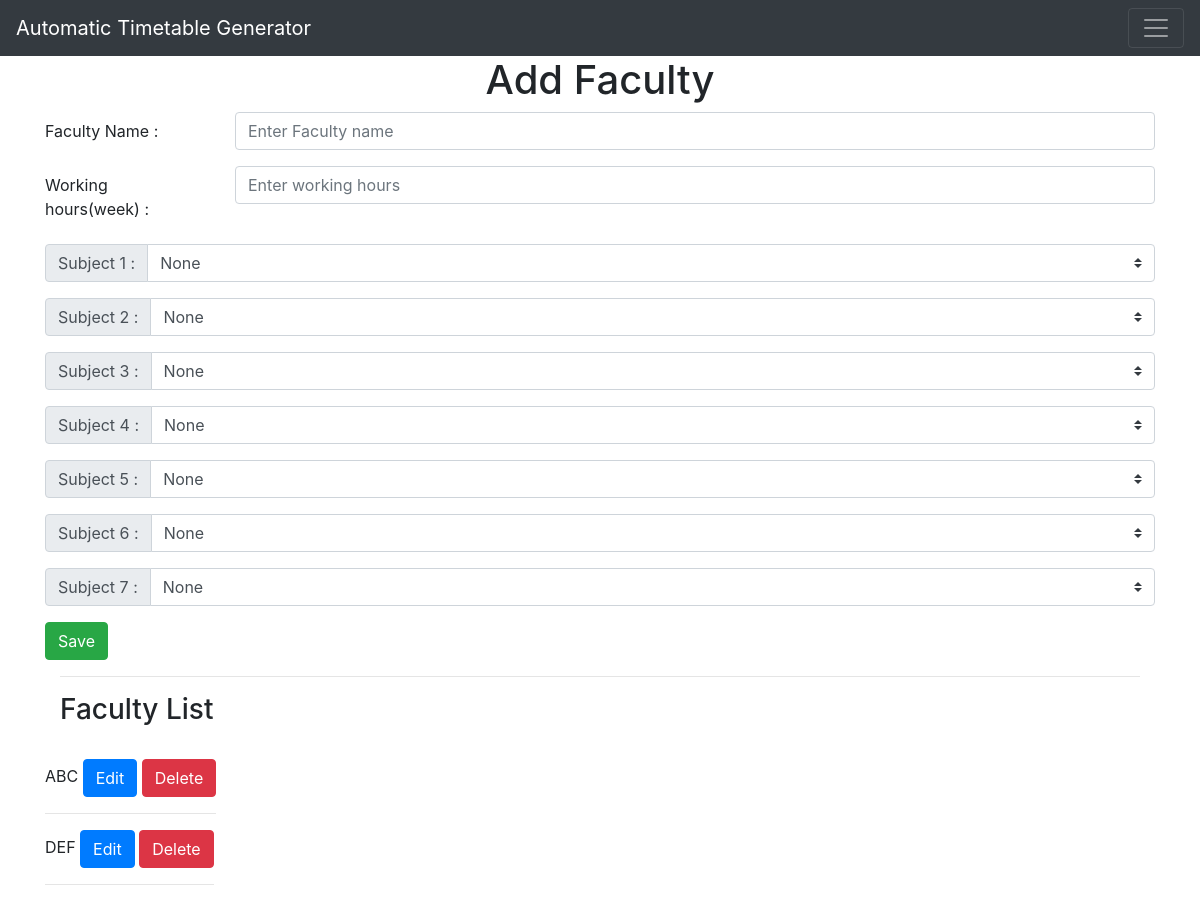
The page /add-faculty on the database as committed earlier.
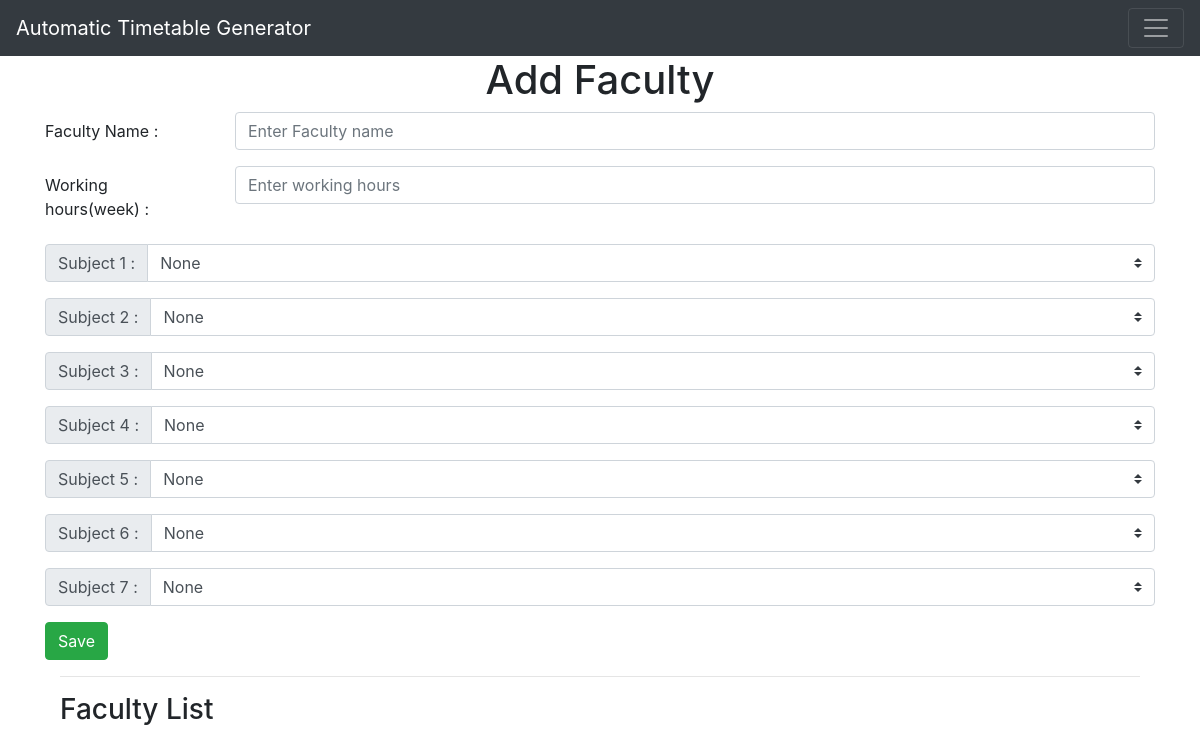
The same page on the database as committed later.
### app.py (models this page shows, shortened)
class Faculty(db.Model):
    faculty_id = db.Column(db.Integer, primary_key=True)
    faculty_name = db.Column(db.String(40), nullable=False)
    faculty_hours = db.Column(db.Integer, nullable=False)
    faculty_subject1 = db.Column(db.String(40), default='None')
    faculty_subject2 = db.Column(db.String(40), default='None')
    faculty_subject3 = db.Column(db.String(40), default='None')
    faculty_subject4 = db.Column(db.String(40), default='None')
    faculty_subject5 = db.Column(db.String(40), default='None')
    faculty_subject6 = db.Column(db.String(40), default='None')
    faculty_subject7 = db.Column(db.String(40), default='None')

### app.py (the view)
@app.route('/add-faculty', methods=['GET','POST'])
def add_faculty():
    if request.method == "POST":
        faculty_name = request.form['faculty_name']
        faculty_hours = request.form['faculty_hours']
        faculty_subject1 = request.form.get('faculty_subject1')
        faculty_subject2 = request.form.get('faculty_subject2')
        faculty_subject3 = request.form.get('faculty_subject3')
        faculty_subject4 = request.form.get('faculty_subject4')
        faculty_subject5 = request.form.get('faculty_subject5')
        faculty_subject6 = request.form.get('faculty_subject6')
        faculty_subject7 = request.form.get('faculty_subject7')
        new_faculty = Faculty(faculty_name=faculty_name, faculty_hours=faculty_hours, faculty_subject1=faculty_subject1, faculty_subject2=faculty_subject2, faculty_subject3=faculty_subject3, faculty_subject4=faculty_subject4, faculty_subject5=faculty_subject5, faculty_subject6=faculty_subject6, faculty_subject7=faculty_subject7)
        db.session.add(new_faculty) # added for this session only
        db.session.commit() # added permanently
        return redirect('/add-faculty')
    else:
        all_faculties = Faculty.query.order_by(Faculty.faculty_id).all()
        all_subjects = Subject.query.order_by(Subject.id).all()
        return render_template('add-faculty.html', subjects = all_subjects, faculties = all_faculties) # to use in loops

### templates/add-faculty.html (shortened to what this page needs)
{% extends 'base.html' %}
{% block body %}
<div class="container">
    <h1 style="text-align:center" >Add Faculty</h1>
</div>
<form action="/add-faculty" method="post">
    <div class="form-group row">
    <label for="faculty_name" class="col-sm-2 col-form-label">Faculty Name :</label>
    <div class="col-sm-10">
      <input type="text" class="form-control" name="faculty_name" id="faculty_name" placeholder="Enter Faculty name" required>
    </div>
  </div>
    <div class="form-group row">
      <label for="faculty_hours" class="col-sm-2 col-form-label">Working hours(week) :</label>
      <div class="col-sm-10">
        <input type="number" class="form-control" name="faculty_hours" id="faculty_hours" placeholder="Enter working hours" required>
      </div>
    </div>
    <div class="input-group mb-3" id="add">
      <div class="input-group-prepend">
        <label class="input-group-text" for="faculty_subject1">Subject 1 :</label>
      </div>
      <select class="custom-select" name="faculty_subject1" id="faculty_subject1">
          <option default value="none">None</option>
      </select>
    </div>
    <div class="input-group mb-3" id="add">
      <div class="input-group-prepend">
        <label class="input-group-text" for="faculty_subject2">Subject 2 :</label>
      </div>
      <select class="custom-select" name="faculty_subject2" id="faculty_subject2">
          <option default value="none">None</option>
      </select>
    </div>
    <div class="input-group mb-3" id="add">
      <div class="input-group-prepend">
        <label class="input-group-text" for="faculty_subject3">Subject 3 :</label>
      </div>
      <select class="custom-select" name="faculty_subject3" id="faculty_subject3">
          <option default value="none">None</option>
      </select>
    </div>
    <div class="input-group mb-3" id="add">
      <div class="input-group-prepend">
        <label class="input-group-text" for="faculty_subject4">Subject 4 :</label>
      </div>
      <select class="custom-select" name="faculty_subject4" id="faculty_subject4">
          <option default value="none">None</option>
      </select>
    </div>
    <div class="input-group mb-3" id="add">
      <div class="input-group-prepend">
        <label class="input-group-text" for="faculty_subject5">Subject 5 :</label>
      </div>
      <select class="custom-select" name="faculty_subject5" id="faculty_subject5">
          <option default value="none">None</option>
      </select>
    </div>
    <div class="input-group mb-3" id="add">
      <div class="input-group-prepend">
        <label class="input-group-text" for="faculty_subject6">Subject 6 :</label>
      </div>
      <select class="custom-select" name="faculty_subject6" id="faculty_subject6">
          <option default value="none">None</option>
      </select>
    </div>
    <div class="input-group mb-3" id="add">
      <div class="input-group-prepend">
        <label class="input-group-text" for="faculty_subject7">Subject 7 :</label>
      </div>
      <select class="custom-select" name="faculty_subject7" id="faculty_subject7">
          <option default value="none">None</option>
      </select>
    </div>
  <div>
      <button class="btn btn-success" type="submit">Save</button>
  </div>
</form>
<div class="container">
    <hr>
    <h3>Faculty List</h3>
    <br>
    {% for faculty in faculties %}
        <div class="row">
            <div class="column">
                {{faculty.faculty_name}}
                <a class="btn btn-primary" href="/edit/faculty/{{faculty.faculty_id}}" >Edit</a>
                <a class="btn btn-danger" href="/delete/faculty/{{faculty.faculty_id}}" >Delete</a>
                <hr>
            </div>
        </div>
    {% endfor %}
</div>
{% endblock %}

Rows that differ between the two databases and show on the page:
removed Faculty: faculty_name "ABC"
removed Faculty: faculty_name "DEF"
